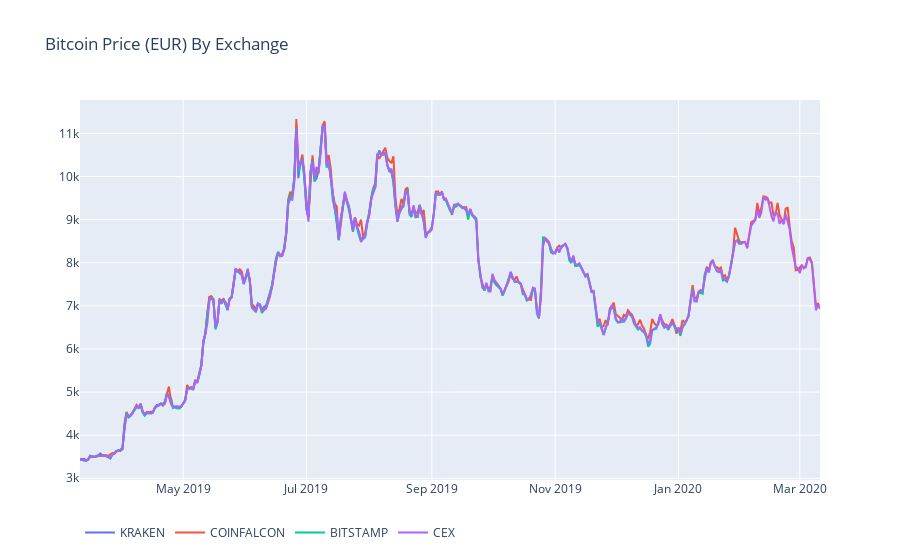

Here is the notebook cell this chart was saved with:
### Code cell
# Plot the revised dataframe
df_scatter(btc_eur_datasets, 'Bitcoin Price (EUR) By Exchange')

### Figure 1 — Plotly figure (JSON) as saved in the notebook; plotly's stock layout.template omitted (floating-point values rounded to 4 significant figures; data arrays with more than 128 entries replaced by an {"elided": "..."} marker saying what was removed)
{"data": [{"name": "KRAKEN", "type": "scatter", "visible": true, "x": {"elided": "367 str values"}, "y": {"elided": "367 float values"}}, {"name": "COINFALCON", "type": "scatter", "visible": true, "x": {"elided": "367 str values"}, "y": {"elided": "367 float values"}}, {"name": "BITSTAMP", "type": "scatter", "visible": true, "x": {"elided": "367 str values"}, "y": {"elided": "367 float values"}}, {"name": "CEX", "type": "scatter", "visible": true, "x": {"elided": "367 str values"}, "y": {"elided": "367 float values"}}], "layout": {"legend": {"orientation": "h"}, "title": {"text": "Bitcoin Price (EUR) By Exchange"}, "xaxis": {"type": "date"}, "yaxis": {"showticklabels": true, "title": {"text": ""}, "type": "linear"}}}
